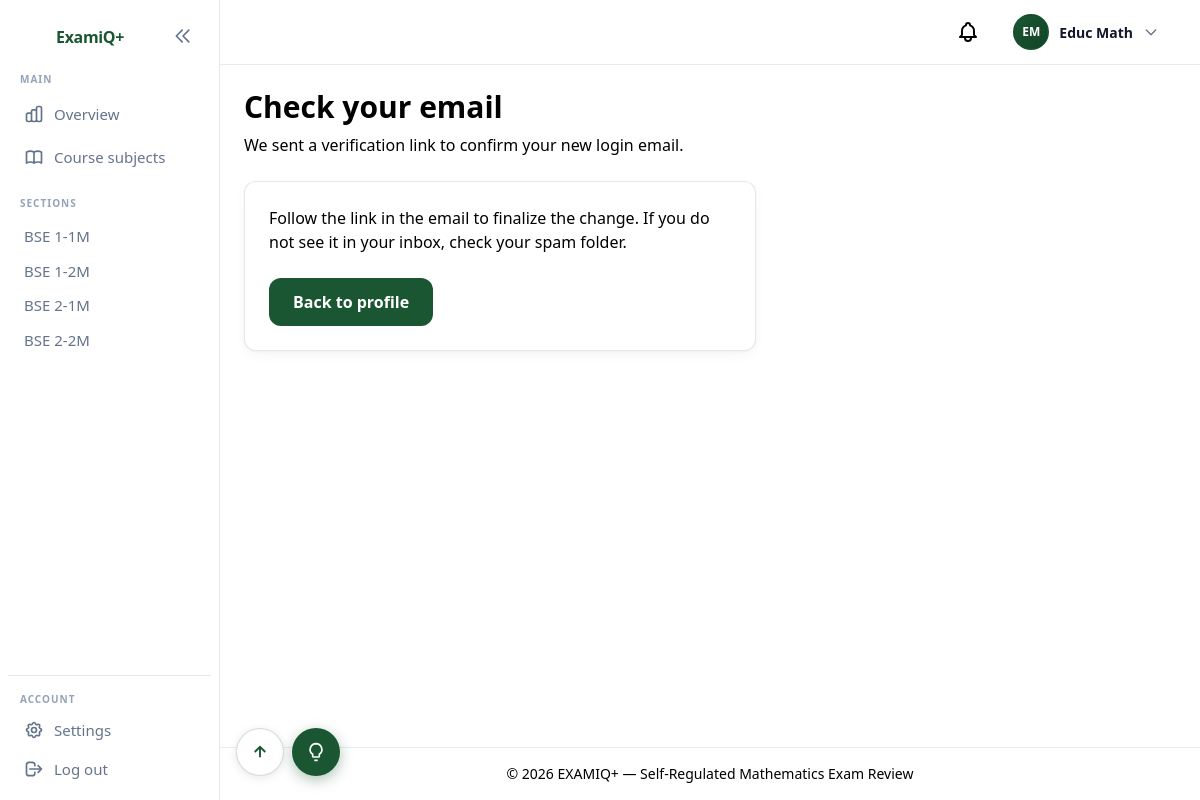
Page /accounts/confirm-email/ (signed in) on the committed database.
### apps/users/models.py (models this page shows, shortened)
class ProgramSection(models.Model):
    program = models.ForeignKey(
        Program,
        on_delete=models.CASCADE,
        related_name="sections",
    )
    year_level = models.ForeignKey(
        "questions.YearLevel",
        on_delete=models.PROTECT,
        related_name="program_sections",
    )
    label = models.CharField(
        max_length=10,
        help_text='Section block label, e.g. "1M", "2M".',
    )
    academic_year = models.ForeignKey(
        AcademicYear,
        on_delete=models.PROTECT,
        related_name="program_sections",
    )
    max_students = models.PositiveIntegerField(default=40)
    is_active = models.BooleanField(default=True)
    class Meta:
        verbose_name = "Program Section"
        verbose_name_plural = "Program Sections"
        ordering = ["program__name", "year_level__order", "label"]
        unique_together = [["program", "year_level", "label", "academic_year"]]
    @property
    def display_label(self) -> str:
        from apps.users.constants import PROGRAM_ABBREVIATIONS
        abbr = PROGRAM_ABBREVIATIONS.get(self.program.slug, self.program.name)
        return f"{abbr} {self.year_level.order}-{self.label}"

class User(AbstractUser):
    class Role(models.TextChoices):
        STUDENT = "student", "Student"
        PROFESSOR = "professor", "Faculty"
        CHAIRPERSON = "chairperson", "Department Chairperson"
        CAMPUS_ADMIN = "campus_admin", "Campus Administrator"
    class ApprovalStatus(models.TextChoices):
        APPROVED = "approved", "Approved"
        PENDING = "pending", "Pending"
        REJECTED = "rejected", "Rejected"
    class HomeDegreeProgram(models.TextChoices):
        CS = "cs", "Computer Science"
        IT = "it", "Information Technology"
        BSED_MATH = "bsed_math", "BSEd Mathematics"
        PSYCHOLOGY = "psychology", "Psychology"
        MARKETING = "marketing", "Marketing"
        HR = "hr", "Human Resources"
        HOSPITALITY = "hospitality", "Hospitality Management"
        CRIMINOLOGY = "criminology", "Criminology"
    username = None
    email = models.EmailField(unique=True)
    role = models.CharField(
        max_length=20,
        choices=Role.choices,
        default=Role.STUDENT,
    )
    department = models.ForeignKey(
        Department,
        on_delete=models.SET_NULL,
        null=True,
        blank=True,
        related_name="users",
    )
    home_degree_program = models.CharField(
        max_length=20,
        choices=HomeDegreeProgram.choices,
        blank=True,
        default="",
        help_text="Student's home degree program — scopes review course offerings.",
    )
    year_level = models.ForeignKey(
        "questions.YearLevel",
        on_delete=models.SET_NULL,
        null=True,
        blank=True,
        related_name="students",
        help_text="Student's current year level — scopes available subjects.",
    )
    section = models.ForeignKey(
        ProgramSection,
        on_delete=models.SET_NULL,
        null=True,
        blank=True,
        related_name="students",
        help_text="Student's cohort section for the current academic year.",
    )
    password_changed_at = models.DateTimeField(
        null=True,
        blank=True,
        help_text="When the user last changed their password.",
    )
    middle_name = models.CharField(max_length=150, blank=True, default="")
    suffix = models.CharField(
        max_length=20,
        blank=True,
        default="",
        help_text='Name suffix, e.g. "Jr.", "Sr.", "III".',
    )
    profile_photo = models.ImageField(upload_to="profile_photos/", blank=True, null=True)
    student_number = models.CharField(
        max_length=9,
        unique=True,
        null=True,
        blank=True,
        help_text="Nine-digit student ID (students only).",
    )
    employee_id = models.CharField(
        max_length=50,
        blank=True,
        default="",
        help_text="Employee ID for faculty and chairperson accounts.",
    )
    phone_number = models.CharField(
        max_length=11,
        blank=True,
        default="",
        help_text="Eleven-digit mobile number.",
    )
    approval_status = models.CharField(
        max_length=20,
        choices=ApprovalStatus.choices,
        default=ApprovalStatus.APPROVED,
    )
    USERNAME_FIELD = "email"
    REQUIRED_FIELDS: list[str] = []
    objects = UserManager()
    class Meta:
        verbose_name = "User"
        verbose_name_plural = "Users"
        ordering = ["email"]
    def get_full_name(self) -> str:
        parts = [self.first_name, self.middle_name, self.last_name]
        name = " ".join(part for part in parts if part).strip()
        if self.suffix:
            name = f"{name} {self.suffix}".strip()
        return name
    @property
    def initials(self) -> str:
        parts = [self.first_name[:1], self.last_name[:1]]
        return "".join(p.upper() for p in parts if p) or self.email[:2].upper()

### apps/users/assignment_services.py (called while the page is built)
def get_professor_course_queryset(professor: User):
    assignment_courses = Course.objects.filter(
        teaching_assignment__professor=professor,
        is_archived=False,
    )
    if assignment_courses.exists():
        return assignment_courses
    return Course.objects.filter(professor=professor, is_archived=False)

def get_professor_section_nav(professor: User) -> list[dict]:
    from apps.users.models import Program, ProgramSection
    from apps.users.section_services import get_current_academic_year
    program = Program.for_home_degree(User.HomeDegreeProgram.BSED_MATH)
    if not program:
        return []
    academic_year = get_current_academic_year()
    qs = (
        ProgramSection.objects.filter(program=program, is_active=True)
        .select_related("program", "year_level", "academic_year")
        .order_by("year_level__order", "label")
    )
    if academic_year:
        qs = qs.filter(academic_year=academic_year)
    return [
        {
            "label": section.display_label,
            "section": section,
            "section_id": section.pk,
        }
        for section in qs
    ]

### apps/users/models.py (called while the page is built)
    @classmethod
    def for_home_degree(cls, slug: str):
        if not slug:
            return None
        return cls.objects.filter(slug=slug).first()

    @classmethod
    def get_current(cls) -> "AcademicYear | None":
        return cls.objects.filter(is_current=True).first()

### apps/users/notification_services.py (called while the page is built)
def unread_notification_count(user: User) -> int:
    return Notification.objects.filter(user=user, read_at__isnull=True).count()

### apps/users/section_services.py (called while the page is built, shortened)
def get_current_academic_year() -> AcademicYear | None:
    current = AcademicYear.get_current()
    if current:
        return current

### templates/account/verification_sent.html (shortened to what this page needs)
{% extends "base.html" %}
{% block content %}
{% include "components/page_header.html" with title="Check your email" subtitle="We sent a verification link to confirm your new login email." %}
<div class="bento-card p-6 max-w-lg">
    <p class="text-examiq-slate">
        Follow the link in the email to finalize the change. If you do not see it in your inbox, check your spam folder.
    </p>
    <a href="{% url 'users:profile' %}" class="btn-primary mt-6 inline-flex">Back to profile</a>
</div>
{% endblock %}

### templates/components/sidebar.html (shortened to what this page needs)
{% if user.is_authenticated %}
<aside id="app-sidebar" class="app-sidebar">
    <div class="app-sidebar-inner">
        <div class="app-sidebar-header">
            {% include "components/sidebar_logo.html" %}
            <button type="button" id="sidebar-collapse-toggle" class="sidebar-collapse-toggle" aria-label="Collapse sidebar" aria-expanded="true">
                <svg class="w-5 h-5 sidebar-collapse-icon" fill="none" stroke="currentColor" viewBox="0 0 24 24"><path stroke-linecap="round" stroke-linejoin="round" stroke-width="2" d="M11 19l-7-7 7-7m8 14l-7-7 7-7"/></svg>
            </button>
        </div>
        <nav class="app-sidebar-nav" aria-label="Main navigation">
            {% if user.role == "student" %}
                <p class="sidebar-section-label">Main</p>
                <a href="{% url 'analytics_student:dashboard' %}" title="Dashboard"
                   class="sidebar-link {% if request.resolver_match.url_name == 'dashboard' and request.resolver_match.namespace == 'analytics_student' %}sidebar-link-active{% endif %}"
                   aria-label="Dashboard">
                    <svg class="sidebar-icon" fill="none" stroke="currentColor" viewBox="0 0 24 24" aria-hidden="true"><path stroke-linecap="round" stroke-linejoin="round" stroke-width="2" d="M4 6a2 2 0 012-2h2a2 2 0 012 2v2a2 2 0 01-2 2H6a2 2 0 01-2-2V6zM14 6a2 2 0 012-2h2a2 2 0 012 2v2a2 2 0 01-2 2h-2a2 2 0 01-2-2V6zM4 16a2 2 0 012-2h2a2 2 0 012 2v2a2 2 0 01-2 2H6a2 2 0 01-2-2v-2zM14 16a2 2 0 012-2h2a2 2 0 012 2v2a2 2 0 01-2 2h-2a2 2 0 01-2-2v-2z"/></svg>
                    <span class="sidebar-label">Dashboard</span>
                </a>
                <a href="{% url 'reviews:setup' %}" title="Start Review"
                   class="sidebar-link {% if request.resolver_match.url_name == 'setup' %}sidebar-link-active{% endif %}"
                   aria-label="Start Review">
                    <svg class="sidebar-icon" fill="none" stroke="currentColor" viewBox="0 0 24 24" aria-hidden="true"><path stroke-linecap="round" stroke-linejoin="round" stroke-width="2" d="M12 8v4l3 3m6-3a9 9 0 11-18 0 9 9 0 0118 0z"/></svg>
                    <span class="sidebar-label">Start Review</span>
                </a>
                <p class="sidebar-section-label">Insights</p>
                <a href="{% url 'analytics_student:session_history' %}" title="Session History"
                   class="sidebar-link {% if request.resolver_match.url_name == 'session_history' %}sidebar-link-active{% endif %}"
                   aria-label="Session History">
                    <svg class="sidebar-icon" fill="none" stroke="currentColor" viewBox="0 0 24 24" aria-hidden="true"><path stroke-linecap="round" stroke-linejoin="round" stroke-width="2" d="M12 8v4l3 3m6-3a9 9 0 11-18 0 9 9 0 0118 0z"/></svg>
                    <span class="sidebar-label">Session History</span>
                </a>
                <a href="{% url 'analytics_student:mistakes' %}" title="Mistakes"
                   class="sidebar-link {% if request.resolver_match.url_name == 'mistakes' %}sidebar-link-active{% endif %}"
                   aria-label="Mistakes">
                    <svg class="sidebar-icon" fill="none" stroke="currentColor" viewBox="0 0 24 24" aria-hidden="true"><path stroke-linecap="round" stroke-linejoin="round" stroke-width="2" d="M12 9v2m0 4h.01m-6.938 4h13.856c1.54 0 2.502-1.667 1.732-3L13.732 4c-.77-1.333-2.694-1.333-3.464 0L3.34 16c-.77 1.333.192 3 1.732 3z"/></svg>
                    <span class="sidebar-label">Mistakes</span>
                </a>
                <a href="{% url 'analytics_student:topic_progress' %}" title="Topic Progress"
                   class="sidebar-link {% if request.resolver_match.url_name == 'topic_progress' %}sidebar-link-active{% endif %}"
                   aria-label="Topic Progress">
                    <svg class="sidebar-icon" fill="none" stroke="currentColor" viewBox="0 0 24 24" aria-hidden="true"><path stroke-linecap="round" stroke-linejoin="round" stroke-width="2" d="M13 7h8m0 0v8m0-8l-8 8-4-4-6 6"/></svg>
                    <span class="sidebar-label">Topic Progress</span>
                </a>
            {% elif user.role == "professor" %}
                <p class="sidebar-section-label">Main</p>
                <a href="{% url 'analytics_professor:overview' %}" title="Overview"
                   class="sidebar-link {% if request.resolver_match.url_name == 'overview' %}sidebar-link-active{% endif %}"
                   aria-label="Overview">
                    <span class="sidebar-label">Overview</span>
                </a>
                <a href="{% url 'analytics_professor:course_list' %}" title="Course subjects"
                   class="sidebar-link "
                   aria-label="Course subjects">
                    <span class="sidebar-label">Course subjects</span>
                </a>
                {% if professor_section_nav %}
                <p class="sidebar-section-label sidebar-course-label">Sections</p>
                <div class="sidebar-course-list">
                    {% for entry in professor_section_nav %}
                    <a href="{% url 'analytics_professor:section_detail' entry.section_id %}" title="{{ entry.label }}"
                       class="sidebar-link sidebar-link-compact {% if sidebar_section_label == entry.label %}sidebar-link-active{% endif %}">
                        <span class="sidebar-label">{{ entry.label }}</span>
                    </a>
                    {% endfor %}
                </div>
                {% endif %}
            {% endif %}
        </nav>
        <div class="app-sidebar-account" aria-label="Account">
            <p class="sidebar-section-label">Account</p>
            <a href="{% url 'users:profile' %}" title="Settings"
               class="sidebar-link {% if request.resolver_match.namespace == 'users' %}sidebar-link-active{% endif %}"
               aria-label="Settings">
                <span class="sidebar-label">Settings</span>
            </a>
            <a href="{% url 'account_logout' %}" title="Log out"
               class="sidebar-link"
               aria-label="Log out">
                <svg class="sidebar-icon" fill="none" stroke="currentColor" viewBox="0 0 24 24" aria-hidden="true"><path stroke-linecap="round" stroke-linejoin="round" stroke-width="2" d="M17 16l4-4m0 0l-4-4m4 4H7m6 4v1a3 3 0 01-3 3H6a3 3 0 01-3-3V7a3 3 0 013-3h4a3 3 0 013 3v1"/></svg>
                <span class="sidebar-label">Log out</span>
            </a>
        </div>
    </div>
</aside>
{% endif %}

### templates/components/navbar.html (shortened to what this page needs)
{% if user.is_authenticated %}
<header class="app-topbar">
    <div class="app-topbar-inner">
        <a href="{% url 'users:notifications' %}" class="relative p-2 text-examiq-slate hover:text-examiq-navy" aria-label="Notifications">
        </a>
        <div class="profile-dropdown" data-dropdown>
            <button type="button" class="profile-dropdown-trigger" data-dropdown-toggle aria-expanded="false" aria-haspopup="true">
                {% include "components/profile_avatar_upload.html" with size="nav" show_camera=False preview_id="nav-avatar-preview" %}
                <span class="profile-name hidden sm:inline">{{ user.get_full_name|default:user.email }}</span>
                <svg class="profile-chevron w-4 h-4" fill="none" stroke="currentColor" viewBox="0 0 24 24">
                    <path stroke-linecap="round" stroke-linejoin="round" stroke-width="2" d="M19 9l-7 7-7-7"/>
                </svg>
            </button>
        </div>
    </div>
</header>
{% endif %}

### templates/components/profile_avatar_upload.html (shortened to what this page needs)
{% load static %}
<div class="profile-avatar-wrap profile-avatar-wrap--{{ size|default:'form' }}">
    {% if user.profile_photo %}
    <img src="{{ user.profile_photo.url }}"
         alt=""
         class="profile-avatar-image"
         id="{% if preview_id %}{{ preview_id }}{% else %}profile-photo-preview{% endif %}">
    {% else %}
    <span class="profile-avatar profile-avatar--{{ user.role }} profile-avatar-image"
          id="{% if preview_id %}{{ preview_id }}{% else %}profile-photo-preview-fallback{% endif %}"
          aria-hidden="true">{{ user.initials }}</span>
    {% endif %}
</div>

### rows in the picture
ProgramSection: label "BSE 1-1M"
ProgramSection: label "BSE 1-2M"
ProgramSection: label "BSE 2-1M"
ProgramSection: label "BSE 2-2M"
User: initials "EM", get_full_name "Educ Math"

### other values in the picture
{{ title }} "Check your email"
{{ subtitle }} "We sent a verification link to confirm your new login email."
